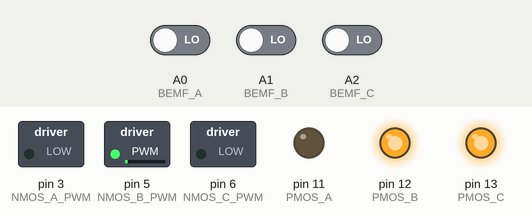
This sketch was run on a simulated Arduino Uno, built with avr-gcc and run on an emulated ATmega328P. Shown: switched loads named in the sketch (green lamp = pin HIGH), output pins drawn as LEDs (lit = HIGH). Inputs (shaded band) come from the test bench; at power-on: A2 (BEMF_C) LOW, A1 (BEMF_B) LOW, A0 (BEMF_A) LOW.

Above: at 3.9 s.
4.0 s: A2 (BEMF_C) driven HIGH
At 4.7 s:
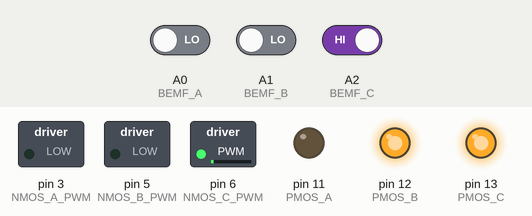
5.5 s: A1 (BEMF_B) driven HIGH
At 5.9 s:
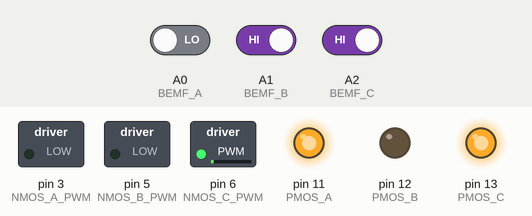
Timing chart, 0 to 8.5 s (numbered marks = the images above; inputs shaded):
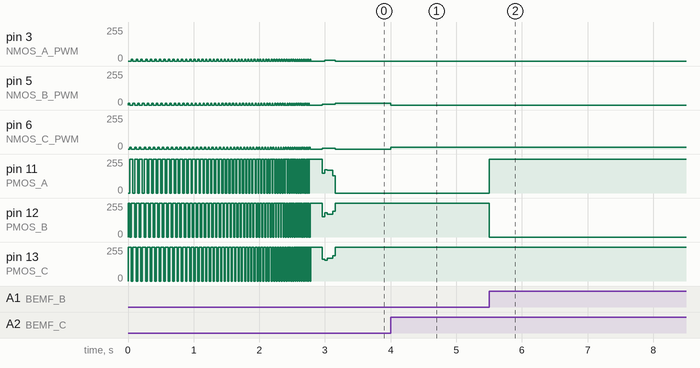

Measured:
- after the input at 4.0 s, pin 5 (NMOS_B_PWM): 15/255 → 0/255 at once; pin 6 (NMOS_C_PWM): 0/255 → 15/255 at once
- after the input at 5.5 s, pin 11 (PMOS_A): 0/255 → 255/255 at once; pin 12 (PMOS_B): 255/255 → 0/255 at once

The sketch:

brushless_motor_controller_RC_motor.ino
```cpp
// (licence header left out)
/* Circuit to run the RC Brushless motor can be found in schematics. It's the same
 * as the Hard drive motor circuit. But the code is significantly changed.
 *
 * Make sure you power all the ciruits with an SMPS which shuts down when there is
 * a current surge. DO-NOT run this with a LiPo battery. If there are shot-circuits,
 * you'll end up with a lot of damage.
 *
 * DO-NOT power the mosfets with voltages below 10V!
 *
 * DO-NOT run the motor without the big capacitor shown in the schematic,
 * you'll kill the mosfets very soon!
 */

//Set the Pins on the Arduino that control the N-Mosfets
#define NMOS_A_PWM  3
#define NMOS_B_PWM  5
#define NMOS_C_PWM  6

//Set the Pins on the Arduino that control the P-Mosfets
#define PMOS_A  11
#define PMOS_B  12
#define PMOS_C  13

//Set the Pins on the Arduino that read the Back EMF signals.
#define BEMF_A  A0
#define BEMF_B  A1
#define BEMF_C  A2

#define PWM_A OCR2B
#define PWM_B OCR0B
#define PWM_C OCR0A

#define Ph_A  0
#define Ph_B  1
#define Ph_C  2

int pwmVal = 240;
int disableMosfets = 0; // Set this to 1 to disable all the mosfets

void setup() {
  //These pins are used to control the NMOS transistors
  pinMode(NMOS_A_PWM, OUTPUT);           // set pin to output
  pinMode(NMOS_B_PWM, OUTPUT);           // set pin to output
  pinMode(NMOS_C_PWM, OUTPUT);           // set pin to output

  //These pins are used to control the PMOS transistors
  pinMode(PMOS_A, OUTPUT);           // set pin to output
  pinMode(PMOS_B, OUTPUT);           // set pin to output
  pinMode(PMOS_C, OUTPUT);           // set pin to output

  //These pins are used to read the Back EMF signals
  pinMode(BEMF_A, INPUT);           // set pin to input
  pinMode(BEMF_B, INPUT);           // set pin to input
  pinMode(BEMF_C, INPUT);           // set pin to input

  //Set the gates of all the PMOS to high (PMOS will be switched off)
  digitalWrite(PMOS_A, HIGH);
  digitalWrite(PMOS_B, HIGH);
  digitalWrite(PMOS_C, HIGH);

  //Start serial interface at 115200 baud.
  Serial.begin(115200);
}

void myMicroDelay(long del) {
  /* The delayMicroseconds can't be used beyond 160000 (16ms).
     Hence split the delays to multiples of 16000.
  */

  for (int i = 0; i < del / 16000; i++) {
    delayMicroseconds(16000);
  }
  delayMicroseconds(del % 16000);
}

void setPhasesPWM(int Ph_high, int Ph_low)
{
  // Switch off all the NMOS (255 is 0% duty cycle, 0 is 100% duty cycle)
  PWM_A = PWM_B = PWM_C = 255;

  //Switch off all the PMOS transistors.
  digitalWrite(PMOS_A, HIGH);
  digitalWrite(PMOS_B, HIGH);
  digitalWrite(PMOS_C, HIGH);

  if (!disableMosfets) {
    switch (Ph_low) {
      case Ph_A:  PWM_A = pwmVal; //Set PWM on Phase A only
        break;
      case Ph_B:  PWM_B = pwmVal; //Set PWM on Phase B only
        break;
      case Ph_C:  PWM_C = pwmVal; //Set PWM on Phase C only
        break;
    }
    digitalWrite(Ph_high + 11, LOW); //Switch ON the required PMOS
  }
}

void waitBEMF(int BEMF_n) {
  //Wait while the Back EMF changes from 0 to 1.
  //for(char a = 0; a < 20; a++)
  while (!digitalRead(BEMF_n));
}

void start_motor() {
  long del = 25000; //Set this depending on the motor.
  while ((del -= 300) > 1000) {
    setPhasesPWM(Ph_A, Ph_B);
    myMicroDelay(del);
    setPhasesPWM(Ph_B, Ph_C);
    myMicroDelay(del);
    setPhasesPWM(Ph_C, Ph_A);
    myMicroDelay(del);
  }
}

void run_motor() {
  /* Run the motor in half step mode. Switching sequence:
      Positive    Negative    Open
         A           B          C
         A           C          B
         B           C          A
         B           A          C
         C           A          B
         C           B          A
  */
  char rec;
  while (1) {
    setPhasesPWM(Ph_A, Ph_B);
    waitBEMF(BEMF_C);
    setPhasesPWM(Ph_A, Ph_C);
    waitBEMF(BEMF_B);
    setPhasesPWM(Ph_B, Ph_C);
    waitBEMF(BEMF_A);
    setPhasesPWM(Ph_B, Ph_A);
    waitBEMF(BEMF_C);
    setPhasesPWM(Ph_C, Ph_A);
    waitBEMF(BEMF_B);
    setPhasesPWM(Ph_C, Ph_B);
    waitBEMF(BEMF_A);

    if (Serial.available() > 0) {
      rec = Serial.read();
      switch (rec) {
        case 'a': pwmVal += 10;
          if (pwmVal > 250)
            pwmVal = 250;
          break;
        case 's': pwmVal -= 1;
          if (pwmVal < 0)
            pwmVal = 0;
          break;
        case ' ': disableMosfets = 1;
          break;
      }
      Serial.println(pwmVal);
    }
  }
}

void setupPWM() {
  //Setup timers to generate PWM

  /* This generates PWM on OC0A and OC0B pins.

      [  OC0A Pin ] [ OC0B Pin  ]
      COM0A1 COM0A0 COM0B1 COM0B0   –   –   WGM11 WGM10        TCCR0A
        1       1     1       1     0   0     1     1
         [PWM Inverting mode]              [Top -> 0xff]
  */
  TCCR0A = 0b11110011; //OC0A + OC0B
  TCCR0B = 0b010; // Divide clock by 8

  /*  This generates PWM on OC2B pin.

      [  OC2A Pin ] [ OC2B Pin  ]
      COM2A1 COM2A0 COM2B1 COM2B0   –   –   WGM11 WGM10        TCCR2A
        0       0     1       1     0   0     1     1
         [PWM Inverting mode]              [Top -> 0xff]
  */
  TCCR2A = 0b00110011; //OC2B
  TCCR2B = 0b010; // Divide clock by 8

  /* PWM Frequency:
      Arduino clock -> 8MHZ
      Prescalar -> 1/8
      Counter Max -> 256
      PWM Freqency = 8M /(8 * 256) = 3.906 KHz (Limited by L293d switching frequency)
  */

  /* PWM Inverting mode:
      OCR0A = 0   -> 100% duty cycle
      OCR0A = 255 -> 0% duty cycles
      Same for OCR0B and OCR2B
  */
}

void testMotor() {
  pwmVal = 240; // Set low PWM duty cycle
  long del = 13000; //Set this depending on the motor
  while (1) {
    setPhasesPWM(Ph_A, Ph_B);
    myMicroDelay(del);
    setPhasesPWM(Ph_B, Ph_C);
    myMicroDelay(del);
    setPhasesPWM(Ph_C, Ph_A);
    myMicroDelay(del);
  }
}

void testPhases() {
  pwmVal = 253; // Set low PWM duty cycle
  setPhasesPWM(Ph_A, Ph_C);
  while (1) {
    Serial.println(digitalRead(BEMF_C));
  }
}

void loop() {
  setupPWM();

  //testPhases();
  //testMotor();

  start_motor();
  run_motor();
}
```
